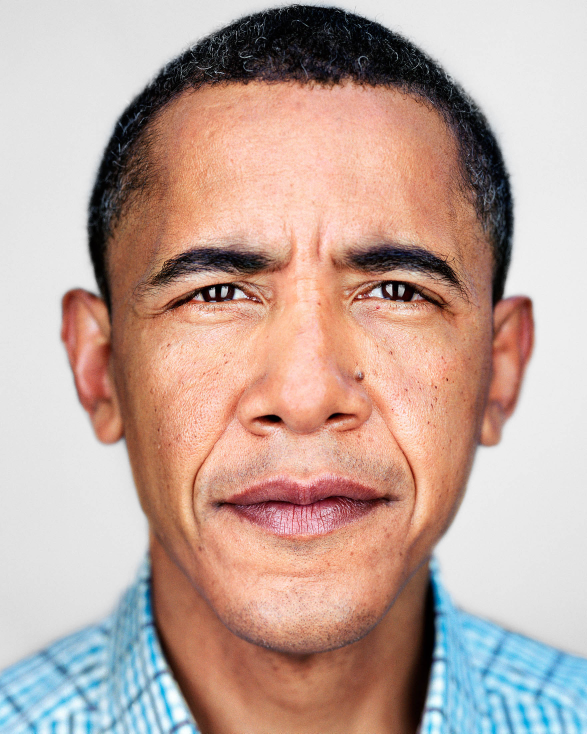
%> input picture FaceDB/me_1.jpg, 1760 x 2200 px (shown at 1/3 size)
$ octave --eval "result = preprocess_image(imread('FaceDB/me_1.jpg'));"   (GNU Octave 9; MATLAB toolbox functions it lacks are replaced by stand-ins)
%> lines starting %> are read from the running program, lines starting %| are printed output that depends on the picture
function img_out = preprocess_image(img_in)
% PREPROCESS_IMAGE
% Converts image to grayscale, resizes, and smooths it
% Input:  RGB or grayscale image
% Output: Preprocessed grayscale image

    % Converting to grayscale if RGB
    if size(img_in, 3) == 3
        img_gray = rgb2gray(img_in);
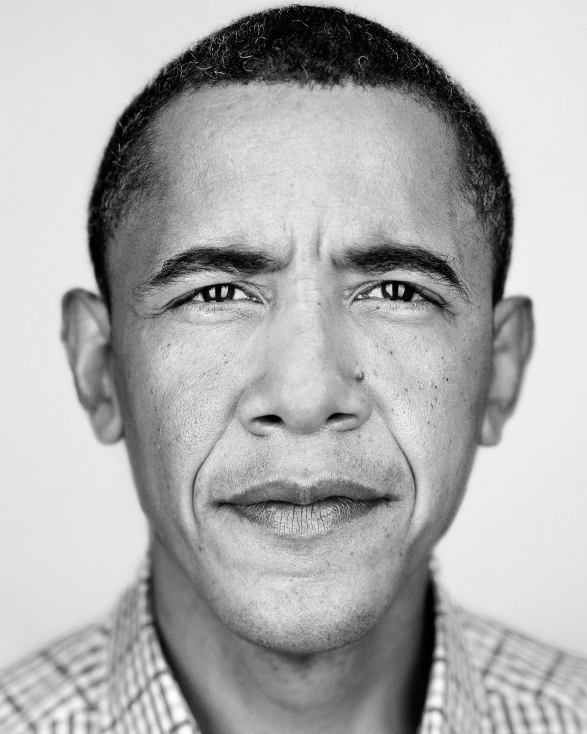
%> img_gray: size 2200x1760 uint8 (shown at 1/3 size); min 0, max 255, mean 173.2
    else
        img_gray = img_in;
    end

    % Resizing image for consistency
    img_resized = imresize(img_gray, [256 256]);
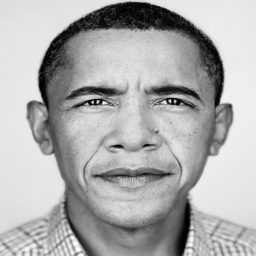
%> img_resized: size 256x256 uint8; min 0, max 254, mean 173.2

    % Applying Gaussian smoothing to reduce noise
    img_out = imgaussfilt(img_resized, 1);
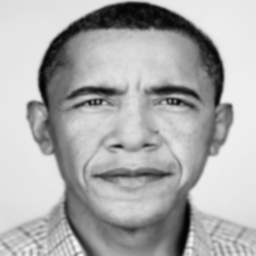
%> img_out: size 256x256 uint8; min 2, max 248, mean 173.2

end

$ run again, on FaceDB/me_2.jpg
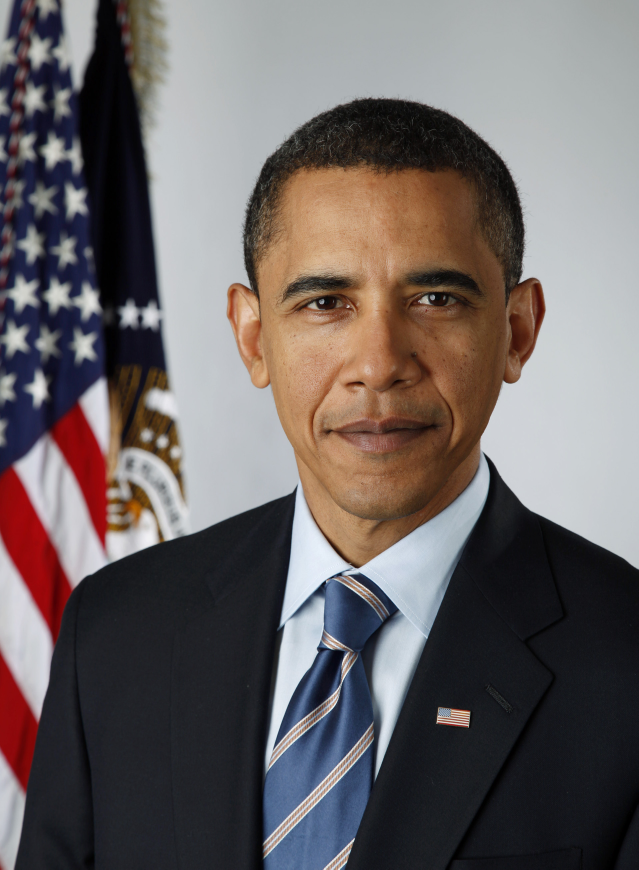
%> input picture FaceDB/me_2.jpg, 1916 x 2608 px (shown at 1/3 size)
%> in preprocess_image, `img_gray = rgb2gray(img_in);`:
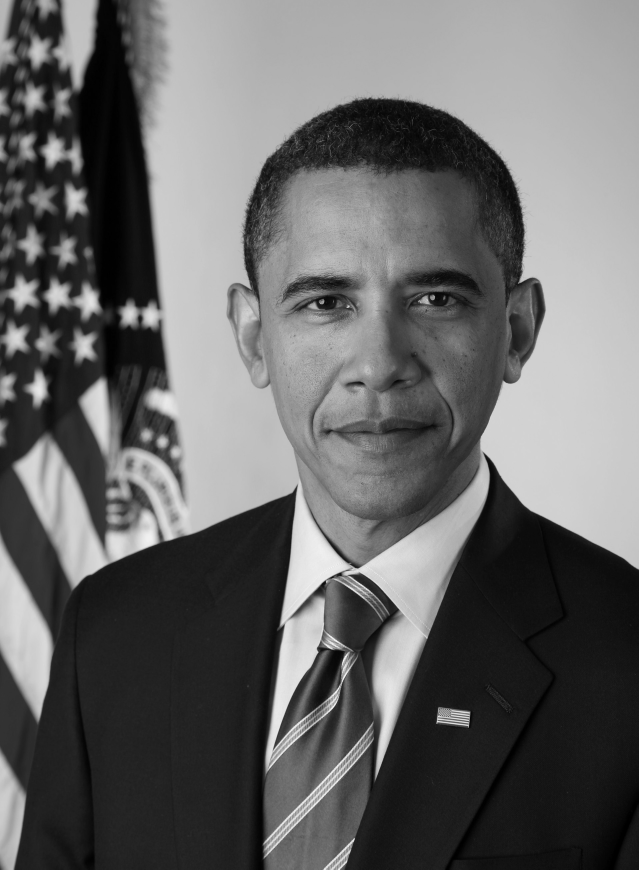
%> img_gray: size 2608x1916 uint8 (shown at 1/3 size); min 0, max 255, mean 102.8
%> in preprocess_image, `img_out = imgaussfilt(img_resized, 1);`:
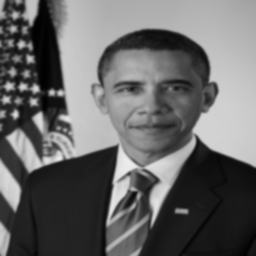
%> img_out: size 256x256 uint8; min 1, max 237, mean 102.8
